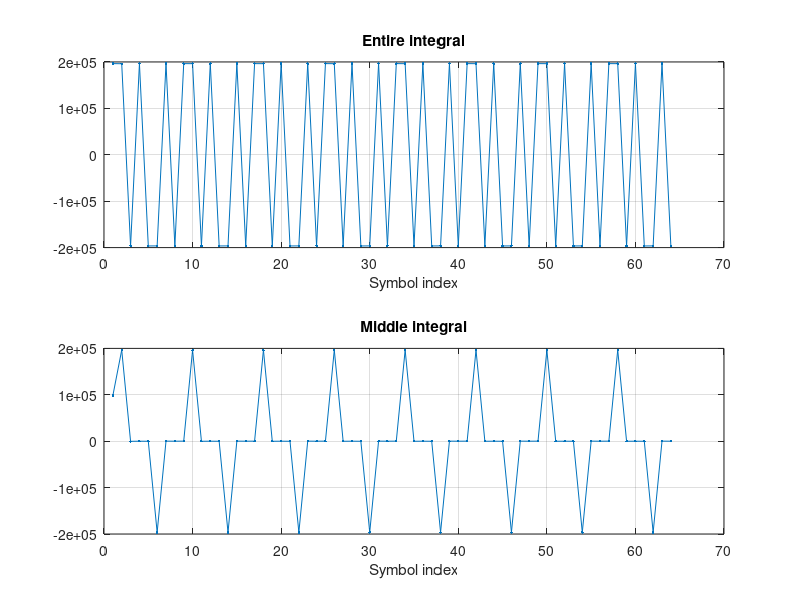
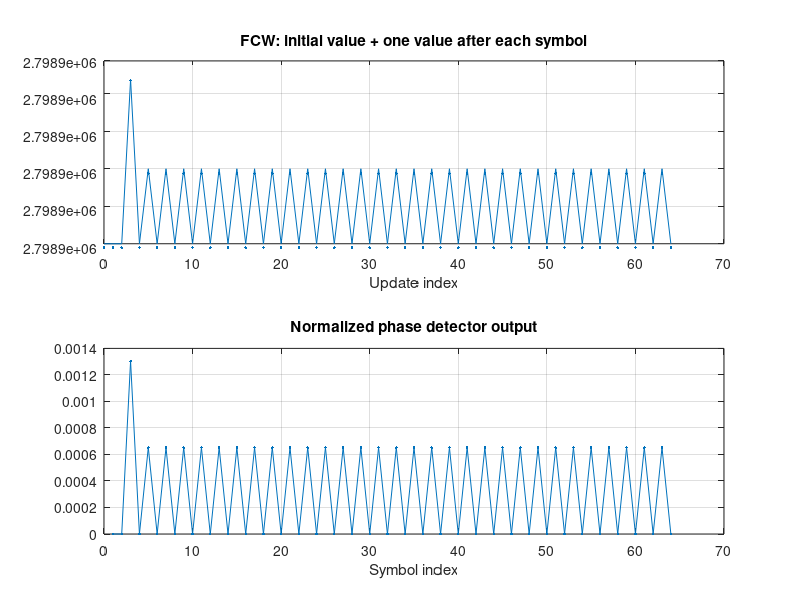

The MATLAB source for these figures, in order:
function out = dttl_reference(DTTL_input, MODE, opts)
%DTTL_REFERENCE 独立的 DTTL 浮点算法参考，默认计算保留原 MATLAB 行为。
% 来源：TCTM_TOP_new4_fixed.m 的 Symbol Track 段与 PD_process 函数。
% 原核心行号：702-776；原鉴相函数行号：802-815。
%
% 用法：
%   out = dttl_reference();           % 64 个无噪声演示符号，并绘图
%   out = dttl_reference(x, 1);       % x：每个有效码片一个实数样本
%   out = dttl_reference(x, 2, struct('Plot', true));
%
% MODE：1=2 ksym/s，2=4 ksym/s，3=8 ksym/s；输入码片率为 3.069 MHz。
% 对应 RTL：TMTC_Track_Top 中 chip_out_en 有效时的 chip_out_i。
% 不要直接传入 125 MHz 逐时钟序列或 24.552 MHz ADC 序列。
%
% opts.BL        默认 50，原 MATLAB 的带宽参数。
% opts.LoopOrder 默认 1；2 保留原 MATLAB 二阶分支，当前 RTL 仅实现一阶。
% opts.Plot      默认仅无参数演示时为 true。
%
% 本文件不依赖原工程工作区、MAT 文件或第三方 Toolbox。
% 不模拟 RTL 的 Q15/Q4 量化、位宽回绕、流水延时和 DTTL_Supervisor。
% 原 PD_process 中 abs(PD_value)>0.5 的分支不产生限幅；这里保持原样。

is_demo = nargin < 1;
if nargin < 2 || isempty(MODE), MODE = 1; end
if nargin < 3 || isempty(opts), opts = struct; end
validateattributes(MODE, {'numeric'}, {'real','finite','scalar','integer','>=',1,'<=',3});
if ~isstruct(opts) || ~isscalar(opts)
    error('dttl_reference:Options', 'opts 必须是标量 struct。');
end
if ~isfield(opts,'BL'), opts.BL = 50; end
if ~isfield(opts,'LoopOrder'), opts.LoopOrder = 1; end
if ~isfield(opts,'Plot'), opts.Plot = is_demo; end
validateattributes(opts.BL, {'numeric'}, {'real','finite','scalar','nonnegative'});
validateattributes(opts.LoopOrder, {'numeric'}, {'real','finite','scalar','integer','>=',1,'<=',2});
validateattributes(opts.Plot, {'numeric','logical'}, {'scalar','binary'});

if is_demo
    % 仅产生演示激励，不包含捕获、载波跟踪或帧同步。
    rates = [2000 4000 8000];
    demo_osr = 3.069e6/rates(MODE);
    demo_symbols = repmat([1 1 -1 1 -1 -1 1 -1],1,8);
    sample_symbol = floor((0:ceil(numel(demo_symbols)*demo_osr)-1)/demo_osr)+1;
    sample_symbol = min(sample_symbol,numel(demo_symbols));
    DTTL_input = 128*demo_symbols(sample_symbol);
end
validateattributes(DTTL_input, {'numeric'}, {'real','finite'});
if ~(isvector(DTTL_input) || isempty(DTTL_input))
    error('dttl_reference:InputShape', '输入必须是一维实数有效码片序列。');
end
DTTL_input = double(reshape(DTTL_input,1,[]));
input_length = length(DTTL_input);
Entire_int_last = 0; % 首个符号不鉴相；初始化不改变原计算结果。
symbol_end_sample = zeros(1,ceil(input_length/(3.069e6/8000))+1);
ref_history = symbol_end_sample;

%% 原 MATLAB 核心：NCO -> Entire/Middle 积分 -> PD -> 环路滤波 -> FCW
switch MODE
    case 1
        nominal_osr=3.069e6/2e3;
    case 2
        nominal_osr=3.069e6/4e3;
    otherwise
        nominal_osr=3.069e6/8e3;
end
Entire_int=0;
Middle_int=0;
DTTL_out=zeros(1,ceil(input_length/nominal_osr));
MID_out=DTTL_out;
PD=DTTL_out;
lp_temp=DTTL_out;
lp_out=DTTL_out;
FCW=zeros(1,ceil(input_length/nominal_osr)+1);
NCO_buff=zeros(1,input_length);


Middle_start_index=round(nominal_osr/2);
NCO_width=2^32;
FCW_init=round(NCO_width/nominal_osr);
NCO_init=1;
output_index=0;
FCW(1)=FCW_init;
NCO=NCO_init;


Kf=FCW_init/nominal_osr; % FCW transfering index
BL=opts.BL;  % noise bandwith
wn=1.886*BL;
Ts=1/nominal_osr;
loop_order=opts.LoopOrder;
if loop_order==1
    C1=0;
    C2=0.25*wn;
else
    C1=wn^2*Ts;
    C2=1.414*wn;
end

ref_magnitute=0;
for i=1:input_length
    Entire_int=Entire_int+DTTL_input(i);
    if i>Middle_start_index
        Middle_int=Middle_int+DTTL_input(i-Middle_start_index);
    end
    NCO=NCO+FCW(output_index+1);
    if NCO>=NCO_width
        output_index=output_index+1;
        symbol_end_sample(output_index)=i; % 观测记录，不改变环路计算
        DTTL_out(output_index)=Entire_int;
        MID_out(output_index)=Middle_int;
        NCO=NCO-NCO_width;
        if ref_magnitute<abs(Entire_int)
            ref_magnitute=abs(Entire_int);
        end
        if output_index>=2
            ud=PD_process(Entire_int,Entire_int_last,Middle_int,ref_magnitute);
            PD(output_index)=ud;
            lp_temp(output_index)=ud*C1+lp_temp(output_index-1);
            lp_out(output_index)=lp_temp(output_index)+lp_temp(output_index-1)+ud*C2;
            FCW(output_index+1)=FCW(output_index)+round((lp_out(output_index)-lp_out(output_index-1))/2/pi*Kf);
        else
            ud=0;
            PD(output_index)=ud;
            lp_temp(output_index)=ud*C1;
            lp_out(output_index)=lp_temp(output_index)+ud*C2;
            FCW(output_index+1)=FCW(output_index)+round(lp_out(output_index)/2/pi*Kf);
        end
        ref_history(output_index)=ref_magnitute; % 本次 PD 使用的峰值参考
        Entire_int_last=Entire_int;
        Entire_int=0;
        Middle_int=0;
    end
    NCO_buff(i)=NCO;
end

%% 仅打包有效输出，不保留原预分配数组尾部未使用的零
out.DTTL_out = DTTL_out(1:output_index);
out.MID_out = MID_out(1:output_index);
out.PD = PD(1:output_index);
out.lp_temp = lp_temp(1:output_index);
out.lp_out = lp_out(1:output_index);
out.FCW = FCW(1:output_index+1);
out.NCO_buff = NCO_buff;
out.symbol_end_sample = symbol_end_sample(1:output_index);
out.ref_magnitude = ref_history(1:output_index);
out.symbol_decision = sign(sign(out.DTTL_out)+0.5);
out.input_count = input_length;
out.output_count = output_index;
out.is_demo = is_demo;
out.params.MODE = MODE;
out.params.chip_rate = 3.069e6;
out.params.nominal_osr = nominal_osr;
out.params.middle_delay = Middle_start_index;
out.params.NCO_bits = 32;
out.params.NCO_modulus = NCO_width;
out.params.NCO_init = NCO_init;
out.params.FCW_init = FCW_init;
out.params.BL = BL;
out.params.wn = wn;
out.params.Ts = Ts;
out.params.loop_order = loop_order;
out.params.C1 = C1;
out.params.C2 = C2;
out.params.Kf = Kf;
out.params.Ceq_float = C2*Kf/(2*pi);
out.params.Ceq_Q4_reference = round(out.params.Ceq_float*2^4);
rtl_ceq_q4 = [109501 438004 1752015];
out.params.Ceq_Q4_rtl_snapshot = rtl_ceq_q4(MODE);
out.params.default_rtl_coefficient_match = ...
    loop_order == 1 && out.params.Ceq_Q4_reference == rtl_ceq_q4(MODE);

if opts.Plot
    figure('Name','DTTL integral reference');
    subplot(2,1,1); plot(out.DTTL_out,'.-'); grid on;
    title('Entire integral'); xlabel('Symbol index');
    subplot(2,1,2); plot(out.MID_out,'.-'); grid on;
    title('Middle integral'); xlabel('Symbol index');
    figure('Name','DTTL loop reference');
    subplot(2,1,1); plot(0:output_index,out.FCW,'.-'); grid on;
    title('FCW: initial value + one value after each symbol'); xlabel('Update index');
    subplot(2,1,2); plot(out.PD,'.-'); grid on;
    title('Normalized phase detector output'); xlabel('Symbol index');
end
end

%% 原 PD_process：照录，保持零值判决及不产生限幅的分支
function PD_result=PD_process(Entire_current,Entire_previous,Middle_current,ref)
    Entire_current_sign=sign(sign(Entire_current)+0.5);
    Entire_previous_sign=sign(sign(Entire_previous)+0.5);
    PD_sign=(Entire_previous_sign-Entire_current_sign)/2;
    if Entire_current==0
        PD_value=0;
    else
        PD_value=Middle_current/ref;
    end
    if abs(PD_value)>0.5
        PD_value=sign(PD_value)*abs(PD_value);
    end
    PD_result=-PD_sign*PD_value;
end
